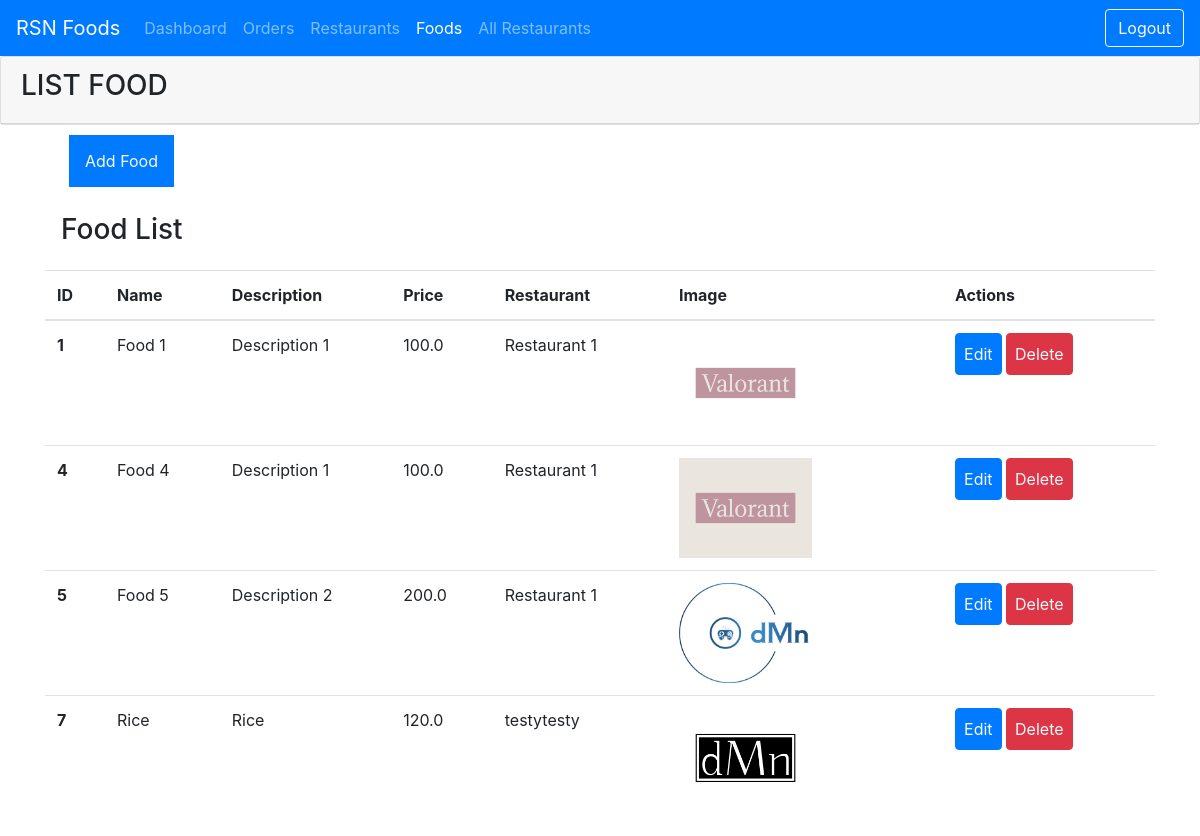
/res-owner/list-food/ (signed in), run on the app's committed database.
### rsnapp/models.py (models this page shows, shortened)
class Food(models.Model):
    name = models.CharField(max_length=100)
    description = models.TextField(null=True, blank=True)
    image = models.ImageField(upload_to="food", null=True, blank=True)
    price = models.FloatField(default=0.0)
    restaurant = models.ForeignKey(Restaurant, on_delete=models.CASCADE)
    show_on_site = models.BooleanField(default=False)  # handled by admin
    class Meta:
        db_table = "food"
        verbose_name = "Food"
        verbose_name_plural = "Foods"

class Restaurant(models.Model):
    name = models.CharField(max_length=100)
    image = models.ImageField(upload_to="restaurant", null=True, blank=True)
    owner = models.ForeignKey(User, on_delete=models.CASCADE, null=True, blank=True)
    address = models.OneToOneField(
        Address, on_delete=models.CASCADE, null=True, blank=True
    )
    show_on_site = models.BooleanField(default=False)  # handled by admin
    class Meta:
        db_table = "restaurant"
        verbose_name = "Restaurant"
        verbose_name_plural = "Restaurants"

### rsnapp/decorators.py (the view)
        def wrapper_func(request, *args, **kwargs):
            if not request.user.is_authenticated:
                return redirect("flogin")
            try:
                if request.userEx.user_type in allowed:
                    print("allowed")
                    return view_func(request, *args, **kwargs)
                raise Exception("You are not authorized to view this page.")
            except Exception:
                print("not allowed")
                return render(
                    request,
                    "error.html",
                    {"error": "You are not authorized to view this page."},
                )

### rsnapp/views.py (called while the page is built)
@restricted_access(allowed=["RestaurantOwner"])
def ro_list_food(request):
    items = Food.objects.filter(restaurant__owner=request.user)
    return render(request, "res-owner/list_food.html", context={"items": items})

### templates/res-owner/list_food.html (shortened to what this page needs)
{% extends './owner-base.html' %}
{% load static %}
{% block res_content %}
  <div class="container">
    <div class="w-full p-4">
      <a href="{% url 'ro_add_food' %}" class="w-full bg-primary text-light p-3">Add Food</a>
    </div>
    <h3 class="w-full p-3">Food List</h3>
    {% if not items %}
      <h3 class="w-full p-3">No Food Found</h3>
    {% else %}
      <table class="w-full table">
        <thead>
          <tr>
            <th scope="col">ID</th>
            <th scope="col">Name</th>
            <th scope="col">Description</th>
            <th scope="col">Price</th>
            <th scope="col">Restaurant</th>
            <th scope="col">Image</th>
            <th scope="col">Actions</th>
          </tr>
        </thead>
        <tbody>
          {% for food in items %}
            <tr>
              <th scope="row">{{ food.id }}</th>
              <td>{{ food.name }}</td>
              <td style="max-width: 100px; word-break: break-all;">{{ food.description }}</td>
              <td>{{ food.price }}</td>
              <td>{{ food.restaurant.name }}</td>
              <td>
                <img height="100px" width="auto" src="{% get_media_prefix %}{{ food.image }}" />
              </td>
              <td>
                <a href="{% url 'ro_edit_food' food.id %}" class="btn btn-primary text-light p-2">Edit</a>
                <a href="{% url 'ro_delete_food' food.id %}" class="btn btn-danger text-light p-2">Delete</a>
              </td>
            </tr>
          {% endfor %}
        </tbody>
      </table>
    {% endif %}
  </div>
{% endblock %}

### templates/res-owner/owner-base.html (shortened to what this page needs)
{% extends '../base.html' %}
{% block content %}
  <div class="grid-item">
    <div class="card">
      <div class="card-header">
        <h3 id="title">{{ title }}</h3>
      </div>
    </div>
  </div>
  {% block res_content %}
  {% endblock %}
{% endblock %}

### templates/base.html (shortened to what this page needs)
{% load static %}
<!DOCTYPE html>
<html lang="en">
  <head>
    <link rel="stylesheet" href="https://cdn.jsdelivr.net/npm/bootstrap@4.4.1/dist/css/bootstrap.min.css" />
  </head>
  <body data-media-url="{% get_media_prefix %}">
    <nav class="navbar navbar-expand-lg position-relative navbar-dark bg-primary justify-content-between">
      <a class="navbar-brand" href="/">RSN Foods</a>
      <div class="collapse navbar-collapse" id="navbarNavDropdown">
        <ul class="navbar-nav" id="nav-items">
          {% if request.user.is_authenticated %}
            {% if request.userEx.user_type == 'EndUser' %}
              <li class="nav-item">
                <a class="nav-link" href="{% url 'enduser_dashboard' %}">Dashboard</a>
              </li>
              <li class="nav-item">
                <a class="nav-link" href="{% url 'enduser_orders' %}">Orders</a>
              </li>
            {% elif request.userEx.user_type == 'RestaurantOwner' %}
              <li class="nav-item">
                <a class="nav-link" href="{% url 'ro_dashboard' %}">Dashboard</a>
              </li>
              <li class="nav-item">
                <a class="nav-link" href="{% url 'ro_list_orders' %}">Orders</a>
              </li>
              <li class="nav-item">
                <a class="nav-link" href="{% url 'ro_list_restaurant' %}">Restaurants</a>
              </li>
              <li class="nav-item">
                <a class="nav-link" href="{% url 'ro_list_food' %}">Foods</a>
              </li>
            {% endif %}
          {% endif %}
          <li class="nav-item">
            <a class="nav-link" href="{% url 'view_restaurents' %}">All Restaurants</a>
          </li>
        </ul>
      </div>
      <div class="">
        {% if user.is_authenticated %}
          <a href="{% url 'logout' %}" class="btn btn-outline-light">Logout</a>
        {% else %}
          <a href="{% url 'flogin' %}" class="btn btn-outline-light">Login</a>
          <a href="{% url 'fregister' %}" class="btn btn-outline-light">Register</a>
        {% endif %}
      </div>
    </nav>
    {% block content %}
    {% endblock %}
  </body>
</html>

### data on the page
Food: id "1", name "Food 1", description "Description 1", price "100.0", restaurant.name "Restaurant 1", image (picture)
Food: id "4", name "Food 4", description "Description 1", price "100.0", restaurant.name "Restaurant 1", image (picture)
Food: id "5", name "Food 5", description "Description 2", price "200.0", restaurant.name "Restaurant 1", image (picture)
Food: id "7", name "Rice", description "Rice", price "120.0", restaurant.name "testytesty", image (picture)
